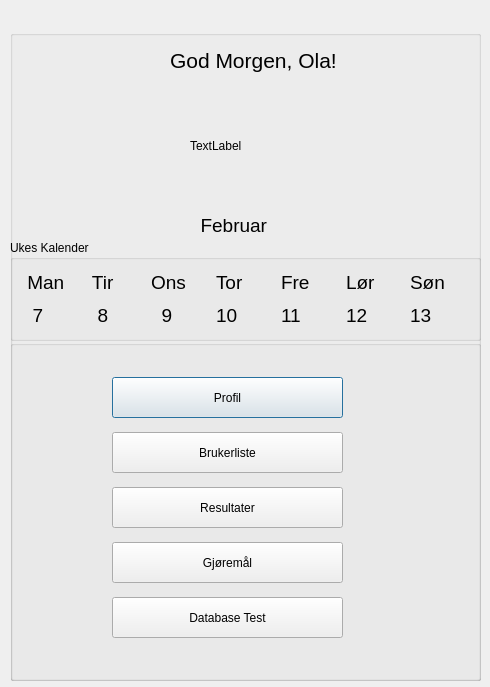
<?xml version="1.0" encoding="UTF-8"?>
<ui version="4.0">
 <class>homepageDialog</class>
 <widget class="QDialog" name="homepageDialog">
  <property name="geometry">
   <rect>
    <x>0</x>
    <y>0</y>
    <width>490</width>
    <height>687</height>
   </rect>
  </property>
  <property name="windowTitle">
   <string>Dialog</string>
  </property>
  <widget class="QGroupBox" name="groupBox">
   <property name="geometry">
    <rect>
     <x>10</x>
     <y>30</y>
     <width>471</width>
     <height>651</height>
    </rect>
   </property>
   <property name="title">
    <string/>
   </property>
   <widget class="QGroupBox" name="groupBox_3">
    <property name="geometry">
     <rect>
      <x>0</x>
      <y>210</y>
      <width>471</width>
      <height>101</height>
     </rect>
    </property>
    <property name="title">
     <string>Ukes Kalender</string>
    </property>
    <layout class="QGridLayout" name="gridLayout">
     <item row="0" column="3">
      <widget class="QLabel" name="label_Thursday">
       <property name="font">
        <font>
         <pointsize>14</pointsize>
        </font>
       </property>
       <property name="text">
        <string>Tor</string>
       </property>
      </widget>
     </item>
     <item row="0" column="1">
      <widget class="QLabel" name="label_Tuesday">
       <property name="font">
        <font>
         <pointsize>14</pointsize>
        </font>
       </property>
       <property name="text">
        <string> Tir</string>
       </property>
      </widget>
     </item>
     <item row="0" column="5">
      <widget class="QLabel" name="label_Saturday">
       <property name="font">
        <font>
         <pointsize>14</pointsize>
        </font>
       </property>
       <property name="text">
        <string>Lør</string>
       </property>
      </widget>
     </item>
     <item row="0" column="2">
      <widget class="QLabel" name="label_Wednesday">
       <property name="font">
        <font>
         <pointsize>14</pointsize>
        </font>
       </property>
       <property name="text">
        <string>Ons</string>
       </property>
      </widget>
     </item>
     <item row="1" column="1">
      <widget class="QLabel" name="label_Tuesday_NR">
       <property name="font">
        <font>
         <pointsize>14</pointsize>
        </font>
       </property>
       <property name="text">
        <string>  8</string>
       </property>
      </widget>
     </item>
     <item row="1" column="3">
      <widget class="QLabel" name="label_Thursday_NR">
       <property name="font">
        <font>
         <pointsize>14</pointsize>
        </font>
       </property>
       <property name="text">
        <string>10</string>
       </property>
      </widget>
     </item>
     <item row="0" column="0">
      <widget class="QLabel" name="label_Monday">
       <property name="font">
        <font>
         <pointsize>14</pointsize>
        </font>
       </property>
       <property name="text">
        <string> Man</string>
       </property>
      </widget>
     </item>
     <item row="1" column="0">
      <widget class="QLabel" name="label_Monday_NR">
       <property name="font">
        <font>
         <pointsize>14</pointsize>
        </font>
       </property>
       <property name="text">
        <string>  7</string>
       </property>
      </widget>
     </item>
     <item row="0" column="4">
      <widget class="QLabel" name="label_Friday">
       <property name="font">
        <font>
         <pointsize>14</pointsize>
        </font>
       </property>
       <property name="text">
        <string>Fre</string>
       </property>
      </widget>
     </item>
     <item row="1" column="5">
      <widget class="QLabel" name="label_Saturday_NR">
       <property name="font">
        <font>
         <pointsize>14</pointsize>
        </font>
       </property>
       <property name="text">
        <string>12</string>
       </property>
      </widget>
     </item>
     <item row="1" column="2">
      <widget class="QLabel" name="label_Wednesday_NR">
       <property name="font">
        <font>
         <pointsize>14</pointsize>
        </font>
       </property>
       <property name="text">
        <string>  9</string>
       </property>
      </widget>
     </item>
     <item row="1" column="4">
      <widget class="QLabel" name="label_Friday_NR">
       <property name="font">
        <font>
         <pointsize>14</pointsize>
        </font>
       </property>
       <property name="text">
        <string>11</string>
       </property>
      </widget>
     </item>
     <item row="0" column="6">
      <widget class="QLabel" name="label_Sunday">
       <property name="font">
        <font>
         <pointsize>14</pointsize>
        </font>
       </property>
       <property name="text">
        <string>Søn</string>
       </property>
      </widget>
     </item>
     <item row="1" column="6">
      <widget class="QLabel" name="label_Sunday_NR">
       <property name="font">
        <font>
         <pointsize>14</pointsize>
        </font>
       </property>
       <property name="text">
        <string>13</string>
       </property>
      </widget>
     </item>
    </layout>
   </widget>
   <widget class="QGroupBox" name="groupBox_2">
    <property name="geometry">
     <rect>
      <x>0</x>
      <y>310</y>
      <width>471</width>
      <height>341</height>
     </rect>
    </property>
    <property name="title">
     <string/>
    </property>
    <widget class="QPushButton" name="pushButton_Profile">
     <property name="geometry">
      <rect>
       <x>102</x>
       <y>37</y>
       <width>231</width>
       <height>41</height>
      </rect>
     </property>
     <property name="baseSize">
      <size>
       <width>0</width>
       <height>0</height>
      </size>
     </property>
     <property name="text">
      <string>Profil</string>
     </property>
    </widget>
    <widget class="QPushButton" name="pushButton_startTest">
     <property name="geometry">
      <rect>
       <x>102</x>
       <y>92</y>
       <width>231</width>
       <height>41</height>
      </rect>
     </property>
     <property name="text">
      <string>Brukerliste</string>
     </property>
    </widget>
    <widget class="QPushButton" name="pushButton_Results">
     <property name="geometry">
      <rect>
       <x>102</x>
       <y>147</y>
       <width>231</width>
       <height>41</height>
      </rect>
     </property>
     <property name="text">
      <string>Resultater</string>
     </property>
    </widget>
    <widget class="QPushButton" name="pushButton_Reminders">
     <property name="geometry">
      <rect>
       <x>102</x>
       <y>202</y>
       <width>231</width>
       <height>41</height>
      </rect>
     </property>
     <property name="text">
      <string>Gjøremål</string>
     </property>
    </widget>
    <widget class="QPushButton" name="pushButton">
     <property name="geometry">
      <rect>
       <x>102</x>
       <y>257</y>
       <width>231</width>
       <height>41</height>
      </rect>
     </property>
     <property name="text">
      <string>Database Test</string>
     </property>
    </widget>
   </widget>
   <widget class="QLabel" name="label_profilePicture_Main">
    <property name="geometry">
     <rect>
      <x>180</x>
      <y>70</y>
      <width>91</width>
      <height>91</height>
     </rect>
    </property>
    <property name="text">
     <string>TextLabel</string>
    </property>
   </widget>
   <widget class="QLabel" name="label_Greeting">
    <property name="geometry">
     <rect>
      <x>160</x>
      <y>10</y>
      <width>171</width>
      <height>41</height>
     </rect>
    </property>
    <property name="font">
     <font>
      <pointsize>16</pointsize>
     </font>
    </property>
    <property name="text">
     <string>God Morgen, Ola!</string>
    </property>
   </widget>
   <widget class="QLabel" name="label">
    <property name="geometry">
     <rect>
      <x>180</x>
      <y>180</y>
      <width>111</width>
      <height>31</height>
     </rect>
    </property>
    <property name="font">
     <font>
      <pointsize>14</pointsize>
     </font>
    </property>
    <property name="text">
     <string>  Februar</string>
    </property>
   </widget>
  </widget>
 </widget>
 <resources/>
 <connections/>
</ui>
